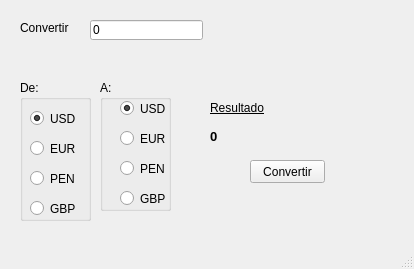
<?xml version="1.0" encoding="UTF-8"?>
<ui version="4.0">
 <class>TipoDeCambio</class>
 <widget class="QMainWindow" name="TipoDeCambio">
  <property name="geometry">
   <rect>
    <x>0</x>
    <y>0</y>
    <width>414</width>
    <height>269</height>
   </rect>
  </property>
  <property name="windowTitle">
   <string>Tipo de cambio</string>
  </property>
  <widget class="QWidget" name="centralwidget">
   <widget class="QLabel" name="lblConvertir">
    <property name="geometry">
     <rect>
      <x>20</x>
      <y>20</y>
      <width>61</width>
      <height>16</height>
     </rect>
    </property>
    <property name="text">
     <string>Convertir</string>
    </property>
   </widget>
   <widget class="QLineEdit" name="leImporte">
    <property name="geometry">
     <rect>
      <x>90</x>
      <y>20</y>
      <width>113</width>
      <height>20</height>
     </rect>
    </property>
    <property name="text">
     <string>0</string>
    </property>
   </widget>
   <widget class="QGroupBox" name="gbDe">
    <property name="geometry">
     <rect>
      <x>20</x>
      <y>80</y>
      <width>71</width>
      <height>141</height>
     </rect>
    </property>
    <property name="title">
     <string>De:</string>
    </property>
    <widget class="QRadioButton" name="rbDeUSD">
     <property name="geometry">
      <rect>
       <x>10</x>
       <y>30</y>
       <width>82</width>
       <height>17</height>
      </rect>
     </property>
     <property name="text">
      <string>USD</string>
     </property>
     <property name="checked">
      <bool>true</bool>
     </property>
    </widget>
    <widget class="QRadioButton" name="rbDeEUR">
     <property name="geometry">
      <rect>
       <x>10</x>
       <y>60</y>
       <width>82</width>
       <height>17</height>
      </rect>
     </property>
     <property name="text">
      <string>EUR</string>
     </property>
    </widget>
    <widget class="QRadioButton" name="rbDePEN">
     <property name="geometry">
      <rect>
       <x>10</x>
       <y>90</y>
       <width>82</width>
       <height>17</height>
      </rect>
     </property>
     <property name="text">
      <string>PEN</string>
     </property>
    </widget>
    <widget class="QRadioButton" name="rbDeGBP">
     <property name="geometry">
      <rect>
       <x>10</x>
       <y>120</y>
       <width>82</width>
       <height>17</height>
      </rect>
     </property>
     <property name="text">
      <string>GBP</string>
     </property>
    </widget>
   </widget>
   <widget class="QGroupBox" name="gbA">
    <property name="geometry">
     <rect>
      <x>100</x>
      <y>80</y>
      <width>71</width>
      <height>131</height>
     </rect>
    </property>
    <property name="title">
     <string>A:</string>
    </property>
    <widget class="QRadioButton" name="rbAUSD">
     <property name="geometry">
      <rect>
       <x>20</x>
       <y>20</y>
       <width>82</width>
       <height>17</height>
      </rect>
     </property>
     <property name="text">
      <string>USD</string>
     </property>
     <property name="checked">
      <bool>true</bool>
     </property>
    </widget>
    <widget class="QRadioButton" name="rbAEUR">
     <property name="geometry">
      <rect>
       <x>20</x>
       <y>50</y>
       <width>82</width>
       <height>17</height>
      </rect>
     </property>
     <property name="text">
      <string>EUR</string>
     </property>
    </widget>
    <widget class="QRadioButton" name="rbAPEN">
     <property name="geometry">
      <rect>
       <x>20</x>
       <y>80</y>
       <width>82</width>
       <height>17</height>
      </rect>
     </property>
     <property name="text">
      <string>PEN</string>
     </property>
    </widget>
    <widget class="QRadioButton" name="rbAGBP">
     <property name="geometry">
      <rect>
       <x>20</x>
       <y>110</y>
       <width>82</width>
       <height>17</height>
      </rect>
     </property>
     <property name="text">
      <string>GBP</string>
     </property>
    </widget>
   </widget>
   <widget class="QLabel" name="lblResultado">
    <property name="geometry">
     <rect>
      <x>210</x>
      <y>100</y>
      <width>61</width>
      <height>16</height>
     </rect>
    </property>
    <property name="font">
     <font>
      <underline>true</underline>
     </font>
    </property>
    <property name="text">
     <string>Resultado</string>
    </property>
   </widget>
   <widget class="QLabel" name="lblCambio">
    <property name="geometry">
     <rect>
      <x>210</x>
      <y>130</y>
      <width>47</width>
      <height>13</height>
     </rect>
    </property>
    <property name="font">
     <font>
      <pointsize>10</pointsize>
      <weight>75</weight>
      <bold>true</bold>
     </font>
    </property>
    <property name="text">
     <string>0</string>
    </property>
   </widget>
   <widget class="QPushButton" name="pbTipoCambio">
    <property name="geometry">
     <rect>
      <x>250</x>
      <y>160</y>
      <width>75</width>
      <height>23</height>
     </rect>
    </property>
    <property name="text">
     <string>Convertir</string>
    </property>
   </widget>
  </widget>
  <widget class="QMenuBar" name="menubar">
   <property name="geometry">
    <rect>
     <x>0</x>
     <y>0</y>
     <width>414</width>
     <height>21</height>
    </rect>
   </property>
  </widget>
  <widget class="QStatusBar" name="statusbar"/>
 </widget>
 <resources/>
 <connections/>
</ui>
